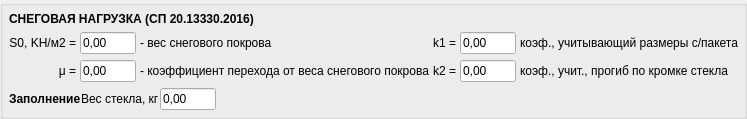
           <widget class="QGroupBox" name="groupBox_4">
            <property name="title">
             <string />
            </property>
            <layout class="QGridLayout" name="gridLayout_snow">
             <property name="leftMargin">
              <number>6</number>
             </property>
             <property name="topMargin">
              <number>6</number>
             </property>
             <property name="rightMargin">
              <number>6</number>
             </property>
             <property name="bottomMargin">
              <number>6</number>
             </property>
             <property name="horizontalSpacing">
              <number>4</number>
             </property>
             <item row="0" column="0" colspan="6">
              <widget class="QLabel" name="label_45">
               <property name="text">
                <string>&lt;html&gt;&lt;head/&gt;&lt;body&gt;&lt;p&gt;&lt;span style=" font-weight:700;"&gt;СНЕГОВАЯ НАГРУЗКА (СП 20.13330.2016)&lt;/span&gt;&lt;/p&gt;&lt;/body&gt;&lt;/html&gt;</string>
               </property>
              </widget>
             </item>
             <item row="1" column="0">
              <widget class="QLabel" name="label_47">
               <property name="text">
                <string>S0, KH/м2 =</string>
               </property>
               <property name="alignment">
                <set>Qt::AlignRight|Qt::AlignTrailing|Qt::AlignVCenter</set>
               </property>
              </widget>
             </item>
             <item row="1" column="1">
              <widget class="QLineEdit" name="lineEdit_25">
               <property name="sizePolicy">
                <sizepolicy hsizetype="Preferred" vsizetype="Fixed">
                 <horstretch>0</horstretch>
                 <verstretch>0</verstretch>
                </sizepolicy>
               </property>
               <property name="minimumSize">
                <size>
                 <width>44</width>
                 <height>0</height>
                </size>
               </property>
               <property name="maximumSize">
                <size>
                 <width>56</width>
                 <height>16777215</height>
                </size>
               </property>
               <property name="text">
                <string>0,00</string>
               </property>
               <property name="readOnly">
                <bool>true</bool>
               </property>
              </widget>
             </item>
             <item row="1" column="2">
              <widget class="QLabel" name="label_46">
               <property name="text">
                <string>- вес снегового покрова</string>
               </property>
              </widget>
             </item>
             <item row="1" column="3">
              <widget class="QLabel" name="label_52">
               <property name="text">
                <string>&lt;html&gt;&lt;head/&gt;&lt;body&gt;&lt;p align="right"&gt;k1 =&lt;/p&gt;&lt;/body&gt;&lt;/html&gt;</string>
               </property>
               <property name="alignment">
                <set>Qt::AlignRight|Qt::AlignTrailing|Qt::AlignVCenter</set>
               </property>
              </widget>
             </item>
             <item row="1" column="4">
              <widget class="QLineEdit" name="lineEdit_28">
               <property name="sizePolicy">
                <sizepolicy hsizetype="Preferred" vsizetype="Fixed">
                 <horstretch>0</horstretch>
                 <verstretch>0</verstretch>
                </sizepolicy>
               </property>
               <property name="minimumSize">
                <size>
                 <width>44</width>
                 <height>0</height>
                </size>
               </property>
               <property name="maximumSize">
                <size>
                 <width>56</width>
                 <height>16777215</height>
                </size>
               </property>
               <property name="text">
                <string>0,00</string>
               </property>
               <property name="readOnly">
                <bool>true</bool>
               </property>
              </widget>
             </item>
             <item row="1" column="5">
              <widget class="QLabel" name="label_53">
               <property name="text">
                <string>коэф., учитывающий размеры с/пакета</string>
               </property>
              </widget>
             </item>
             <item row="2" column="0">
              <widget class="QLabel" name="label_48">
               <property name="text">
                <string>μ =</string>
               </property>
               <property name="alignment">
                <set>Qt::AlignRight|Qt::AlignTrailing|Qt::AlignVCenter</set>
               </property>
              </widget>
             </item>
             <item row="2" column="1">
              <widget class="QLineEdit" name="lineEdit_26">
               <property name="sizePolicy">
                <sizepolicy hsizetype="Preferred" vsizetype="Fixed">
                 <horstretch>0</horstretch>
                 <verstretch>0</verstretch>
                </sizepolicy>
               </property>
               <property name="minimumSize">
                <size>
                 <width>44</width>
                 <height>0</height>
                </size>
               </property>
               <property name="maximumSize">
                <size>
                 <width>56</width>
                 <height>16777215</height>
                </size>
               </property>
               <property name="text">
                <string>0,00</string>
               </property>
               <property name="readOnly">
                <bool>true</bool>
               </property>
              </widget>
             </item>
             <item row="2" column="2">
              <widget class="QLabel" name="label_49">
               <property name="text">
                <string>- коэффициент перехода от веса снегового покрова</string>
               </property>
              </widget>
             </item>
             <item row="2" column="3">
              <widget class="QLabel" name="label_54">
               <property name="text">
                <string>&lt;html&gt;&lt;head/&gt;&lt;body&gt;&lt;p align="right"&gt;k2 =&lt;/p&gt;&lt;/body&gt;&lt;/html&gt;</string>
               </property>
               <property name="alignment">
                <set>Qt::AlignRight|Qt::AlignTrailing|Qt::AlignVCenter</set>
               </property>
              </widget>
             </item>
             <item row="2" column="4">
              <widget class="QLineEdit" name="lineEdit_29">
               <property name="sizePolicy">
                <sizepolicy hsizetype="Preferred" vsizetype="Fixed">
                 <horstretch>0</horstretch>
                 <verstretch>0</verstretch>
                </sizepolicy>
               </property>
               <property name="minimumSize">
                <size>
                 <width>44</width>
                 <height>0</height>
                </size>
               </property>
               <property name="maximumSize">
                <size>
                 <width>56</width>
                 <height>16777215</height>
                </size>
               </property>
               <property name="text">
                <string>0,00</string>
               </property>
               <property name="readOnly">
                <bool>true</bool>
               </property>
              </widget>
             </item>
             <item row="2" column="5">
              <widget class="QLabel" name="label_55">
               <property name="text">
                <string>коэф., учит., прогиб по кромке стекла</string>
               </property>
              </widget>
             </item>
             <item row="3" column="0" colspan="6">
              <layout class="QHBoxLayout" name="horizontalLayout_28">
               <item>
                <widget class="QLabel" name="label_50">
                 <property name="text">
                  <string>&lt;html&gt;&lt;head/&gt;&lt;body&gt;&lt;p&gt;&lt;span style=" font-weight:700;"&gt;Заполнение&lt;/span&gt;&lt;/p&gt;&lt;/body&gt;&lt;/html&gt;</string>
                 </property>
                </widget>
               </item>
               <item>
                <widget class="QLabel" name="label_51">
                 <property name="text">
                  <string>Вес стекла, кг</string>
                 </property>
                </widget>
               </item>
               <item>
                <widget class="QLineEdit" name="lineEdit_27">
                 <property name="sizePolicy">
                  <sizepolicy hsizetype="Preferred" vsizetype="Fixed">
                   <horstretch>0</horstretch>
                   <verstretch>0</verstretch>
                  </sizepolicy>
                 </property>
                 <property name="minimumSize">
                  <size>
                   <width>44</width>
                   <height>0</height>
                  </size>
                 </property>
                 <property name="maximumSize">
                  <size>
                   <width>56</width>
                   <height>16777215</height>
                  </size>
                 </property>
                 <property name="text">
                  <string>0,00</string>
                 </property>
                 <property name="readOnly">
                  <bool>true</bool>
                 </property>
                </widget>
               </item>
               <item>
                <spacer name="horizontalSpacer_fill">
                 <property name="orientation">
                  <enum>Qt::Horizontal</enum>
                 </property>
                 <property name="sizeHint" stdset="0">
                  <size>
                   <width>0</width>
                   <height>20</height>
                  </size>
                 </property>
                </spacer>
               </item>
              </layout>
             </item>
             <item row="1" column="6">
              <spacer name="horizontalSpacer_snow">
               <property name="orientation">
                <enum>Qt::Horizontal</enum>
               </property>
               <property name="sizeHint" stdset="0">
                <size>
                 <width>0</width>
                 <height>20</height>
                </size>
               </property>
              </spacer>
             </item>
            </layout>
           </widget>
